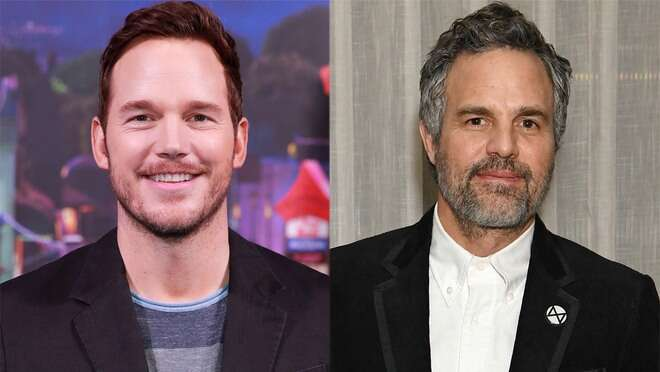
#> input picture side2side.jpg, 660 x 372 px
$ python Face_Detector-i.py
#> lines starting #> are read from the running program, lines starting #| are printed output that depends on the picture; after the words box and inside, x2 and y2 are one past the last pixel; in counts of white or black regions, pixels touching at a corner belong together
# Made by CodeHack

import cv2
from random import randrange

# Load some pre-trained data on face frontals from opencv (haar cascade alogrithm)
trained_face_data = cv2.CascadeClassifier('haarcascade_frontalface_default.xml')

# Choose an image to detect faces in
img = cv2.imread('side2side.jpg')
#> img is the input picture: shape (372, 660, 3); mean B, G, R 104.4, 99.5, 118.9

# Must convert to grayscale
grayscaled_img = cv2.cvtColor(img, cv2.COLOR_RGB2GRAY)
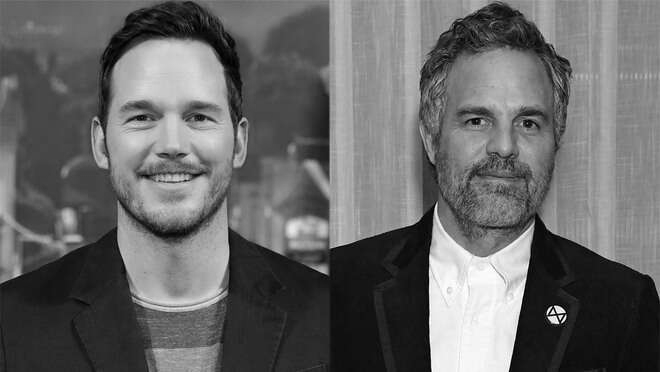
#> grayscaled_img: shape (372, 660); min 0, max 255, mean 103.1

# Detect faces
face_coordinates = trained_face_data.detectMultiScale(grayscaled_img)
#> face_coordinates = [[86, 49, 169, 169], [426, 64, 150, 150]]

# Draw rectangles around the faces
for (x, y, w, h) in face_coordinates:
    cv2.rectangle(img,(x, y), (x+w, y+h), (randrange(256), randrange(256), randrange(256)), 10)
#> this loop made 2 passes
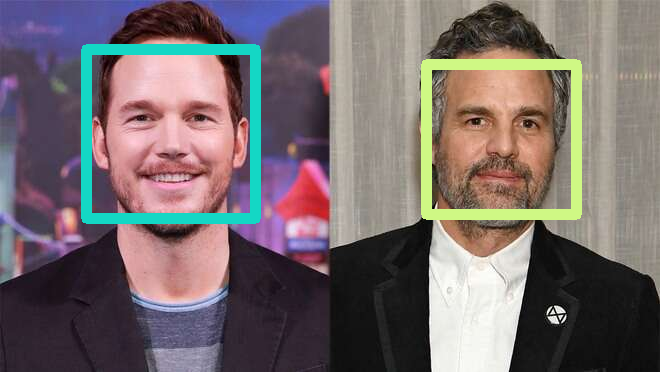
#> img: shape (372, 660, 3); 5.68% of pixels changed, all inside (x1, y1, x2, y2) = (81, 44, 582, 224)

#print(face_coordinates)

# Display the img with faces
cv2.imshow('CodeHack Face Detector', img)
cv2.waitKey()

print("Code Completed")

$ run again, with RDJr.jpg copied over side2side.jpg
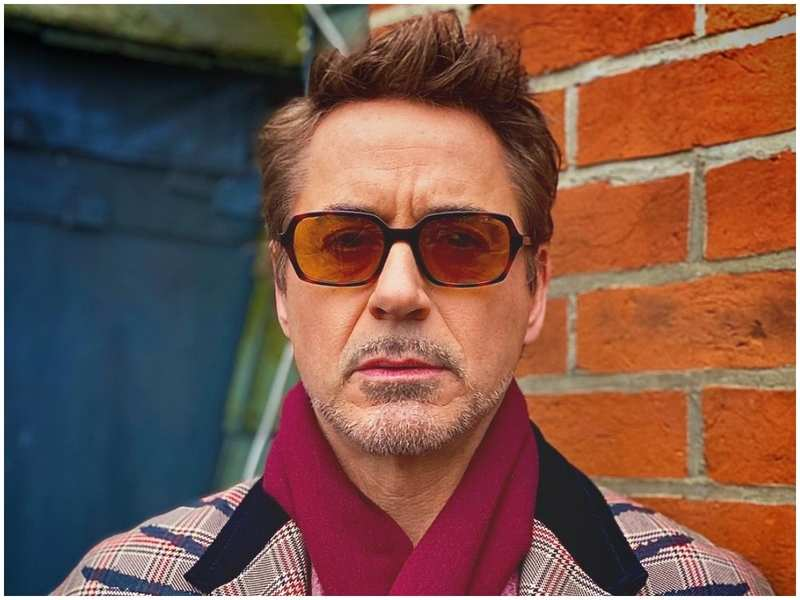
#> input picture RDJr.jpg, 800 x 600 px
#> img is the input picture: shape (600, 800, 3); mean B, G, R 74, 85, 122
#> `grayscaled_img = cv2.cvtColor(img, cv2.COLOR_RGB2GRAY)`:
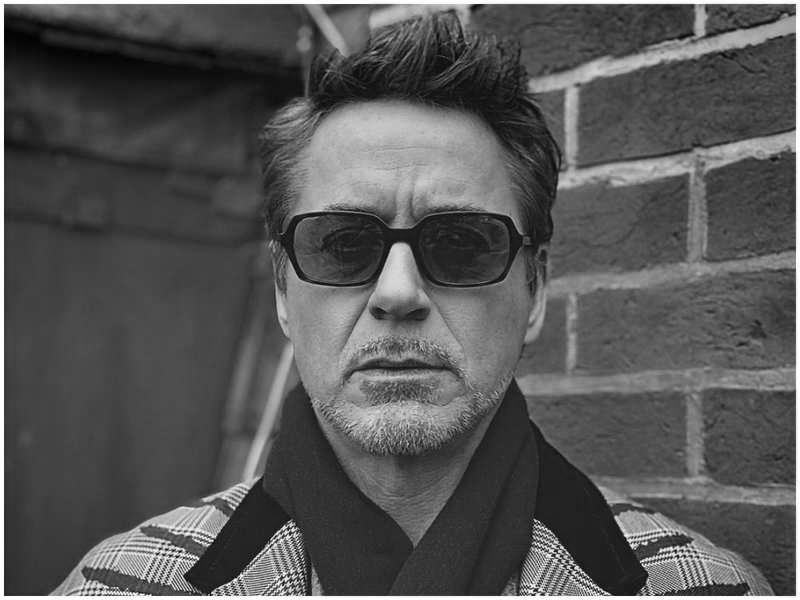
#> grayscaled_img: shape (600, 800); min 1, max 255, mean 86
#> face_coordinates = [[227, 120, 343, 343]]
#> the loop `for (x, y, w, h) in face_coordinates:` made 1 pass
#> after the loop `for (x, y, w, h) in face_coordinates:`:
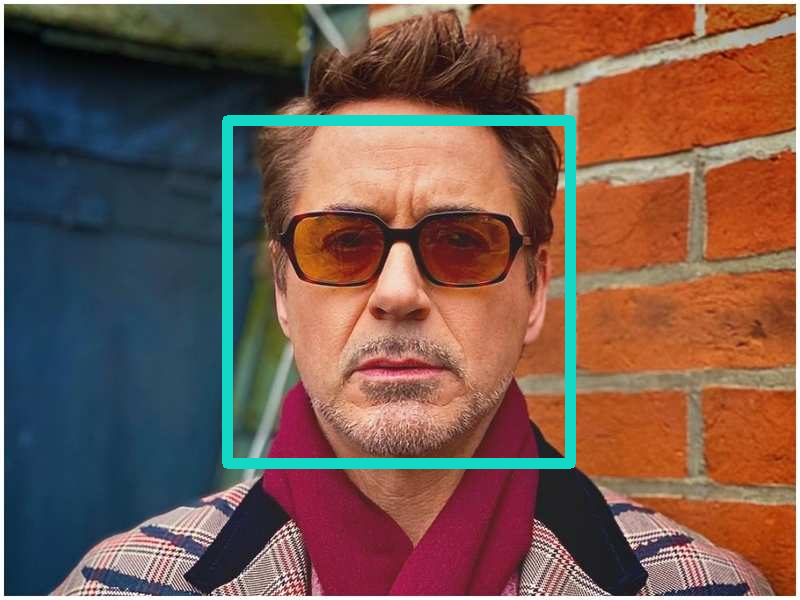
#> img: shape (600, 800, 3); 3.14% of pixels changed, all inside (x1, y1, x2, y2) = (222, 115, 576, 469)

$ run again, with rdj.jpg copied over side2side.jpg
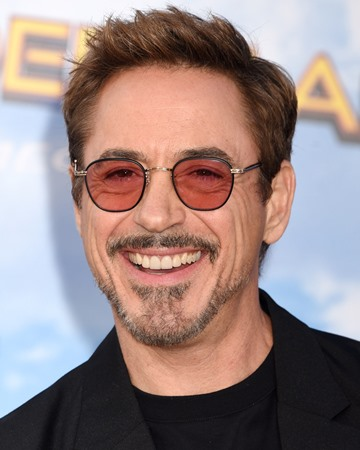
#> input picture rdj.jpg, 360 x 450 px
#> img is the input picture: shape (450, 360, 3); mean B, G, R 131.5, 133.4, 152.9
#> `grayscaled_img = cv2.cvtColor(img, cv2.COLOR_RGB2GRAY)`:
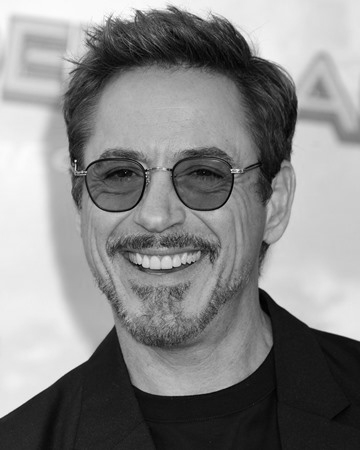
#> grayscaled_img: shape (450, 360); min 0, max 255, mean 135.1
#> face_coordinates = [[34, 77, 261, 261]]
#> the loop `for (x, y, w, h) in face_coordinates:` made 1 pass
#> after the loop `for (x, y, w, h) in face_coordinates:`:
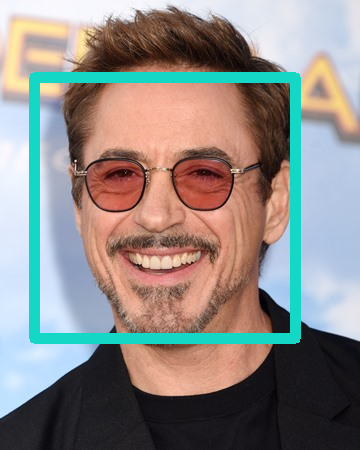
#> img: shape (450, 360, 3); 7.06% of pixels changed, all inside (x1, y1, x2, y2) = (29, 72, 301, 344)
